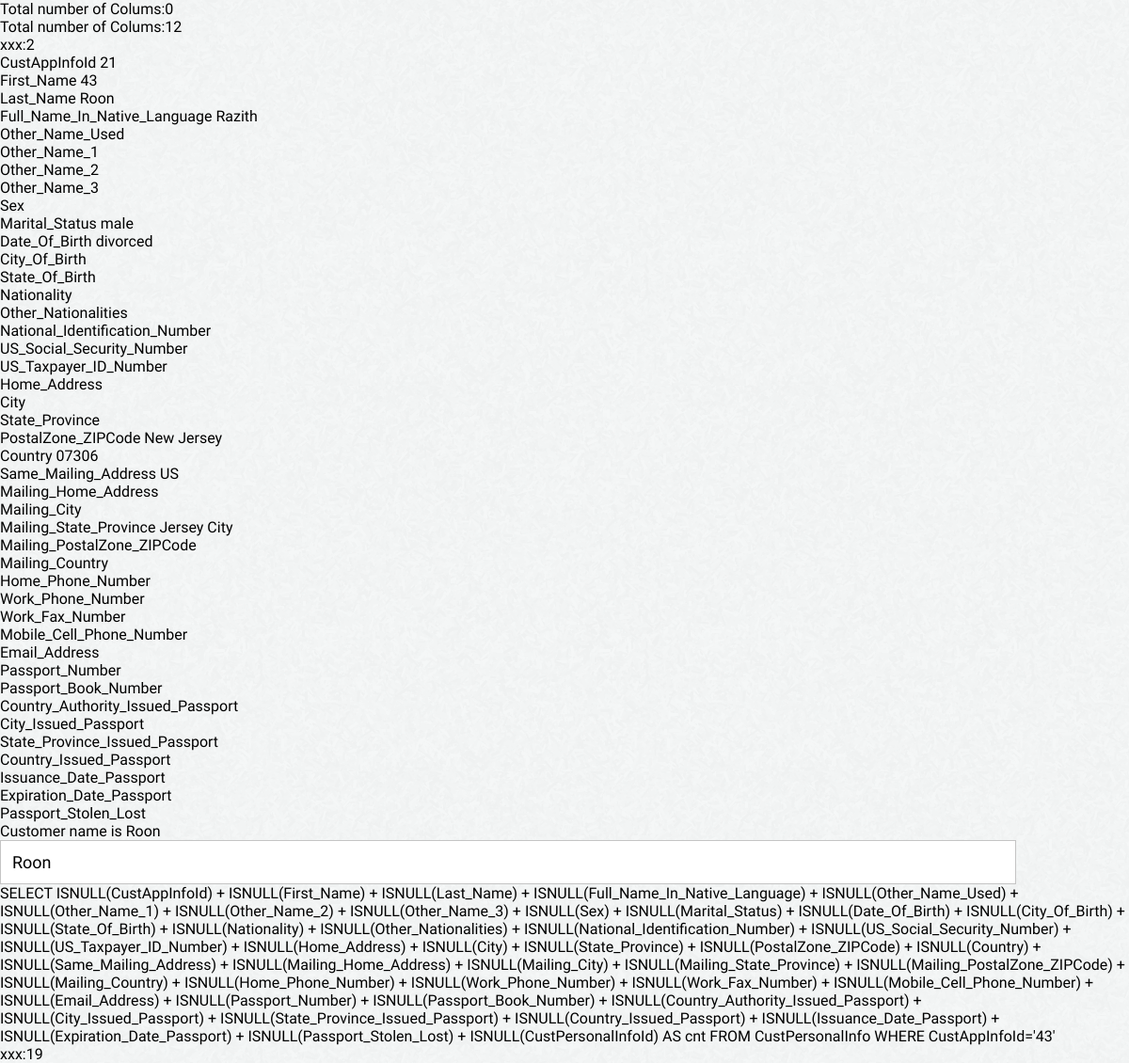
The app's page /archive/form-test.php with its own data.
### tables this page shows
CREATE TABLE `custpersonalinfo` (
  `CustPersonalInfoId` int(11) NOT NULL,
  `CustAppInfoId` int(11) NOT NULL,
  `First_Name` varchar(500) DEFAULT NULL,
  `Last_Name` varchar(500) DEFAULT NULL,
  `Full_Name_In_Native_Language` varchar(500) DEFAULT NULL,
  `Other_Name_Used` varchar(50) DEFAULT NULL,
  `Other_Name_1` varchar(500) DEFAULT NULL,
  `Other_Name_2` varchar(500) DEFAULT NULL,
  `Other_Name_3` varchar(500) DEFAULT NULL,
  `Sex` varchar(50) DEFAULT NULL,
  `Marital_Status` varchar(50) DEFAULT NULL,
  `Date_Of_Birth` varchar(100) DEFAULT NULL,
  `City_Of_Birth` varchar(500) DEFAULT NULL,
  `State_Of_Birth` varchar(500) DEFAULT NULL,
  `Nationality` varchar(500) DEFAULT NULL,
  `Other_Nationalities` varchar(500) DEFAULT 'NULL',
  `National_Identification_Number` varchar(100) DEFAULT NULL,
  `US_Social_Security_Number` varchar(100) DEFAULT NULL,
  `US_Taxpayer_ID_Number` varchar(100) DEFAULT NULL,
  `Home_Address` varchar(500) DEFAULT NULL,
  `City` varchar(200) DEFAULT NULL,
  `State_Province` varchar(200) DEFAULT NULL,
  `PostalZone_ZIPCode` varchar(50) DEFAULT NULL,
  `Country` varchar(500) DEFAULT NULL,
  `Same_Mailing_Address` varchar(50) DEFAULT NULL,
  `Mailing_Home_Address` varchar(500) DEFAULT NULL,
  `Mailing_City` varchar(200) DEFAULT NULL,
  `Mailing_State_Province` varchar(200) DEFAULT NULL,
  `Mailing_PostalZone_ZIPCode` varchar(50) DEFAULT NULL,
  `Mailing_Country` varchar(500) DEFAULT NULL,
  `Home_Phone_Number` varchar(50) DEFAULT NULL,
  `Work_Phone_Number` varchar(50) DEFAULT NULL,
  `Work_Fax_Number` varchar(50) DEFAULT NULL,
  `Mobile_Cell_Phone_Number` varchar(50) DEFAULT NULL,
  `Email_Address` varchar(500) DEFAULT NULL,
  `Passport_Number` varchar(100) DEFAULT NULL,
  `Passport_Book_Number` varchar(100) DEFAULT NULL,
  `Country_Authority_Issued_Passport` varchar(500) DEFAULT NULL,
  `City_Issued_Passport` varchar(200) DEFAULT NULL,
  `State_Province_Issued_Passport` varchar(200) DEFAULT NULL,
  `Country_Issued_Passport` varchar(200) DEFAULT NULL,
  `Issuance_Date_Passport` varchar(100) DEFAULT NULL,
  `Expiration_Date_Passport` varchar(100) DEFAULT NULL,
  `Passport_Stolen_Lost` varchar(50) DEFAULT NULL
);

### archive/form-test.php (the view, shortened to what this page needs)
<?php
    include_once("connect.php");
	$columns =  mysqli_query($dbCon,"SHOW COLUMNS FROM CustPersonalInfo");
	$result2 = mysqli_fetch_row(mysqli_query($dbCon,"SELECT * FROM CustPersonalInfo WHERE CustAppInfoId = '43'"));
	$sql = "SELECT count(*) FROM information_schema.columns WHERE table_schema = 'autumn' AND table_name = 'CustPersonalInfo'";
	$numColumns = mysqli_fetch_array(mysqli_query($dbCon,$sql));
	$sql2="SELECT
	ISNULL(CustPersonalInfoId) +
	ISNULL(First_Name) +
	ISNULL(Last_Name) +
	ISNULL(Other_Name_Used) +
	ISNULL(Other_Name_1) +
	ISNULL(Other_Name_3)
	AS cnt
	FROM CustPersonalInfo
	WHERE CustAppInfoId='43'";
	$result= mysqli_query($dbCon,$sql2);
	$row2 = mysqli_fetch_array($result);
	$i=0;
	$txt = "SELECT ";
?>
<!DOCTYPE html>
<html>
	<head>
		<link rel="stylesheet" type="text/css" href="styles/main.css">
	</head>
	<body>
	<?php
		echo "Total number of Colums:".$numColumns[0]."<br/>";
		echo "Total number of Colums:".sizeof(mysqli_fetch_array($columns))."<br/>";
		echo "xxx:".$row2['cnt']."<br/>";
		while($row = mysqli_fetch_array($columns)){
			echo $row['Field']." ".$result2[$i]."<br>";
			$cust[$row['Field']] = $result2[$i];
			$txt = $txt."ISNULL(".$row['Field'].") + ";
			$i++;
		}
		$txt=$txt." ISNULL(CustPersonalInfoId) AS cnt FROM CustPersonalInfo WHERE CustAppInfoId='43'";
		echo "Customer name is " . $cust['Last_Name'];
	?>
	<input type="text" name="myField1" value="<?php echo isset($cust['Last_Name']) ? $cust['Last_Name'] : '' ?>" />
	<?php
		echo $txt;
		$result3= mysqli_query($dbCon,$txt);
		$row3 = mysqli_fetch_array($result3);
		echo "<br/>xxx:".$row3['cnt']."<br/>";
	?>
	</body>
</html>

### styles/main.css (style rules this page uses)
html, body, div, button, input, span, applet, object, iframe, h1, h2, h3, h4, h5, h6, p, blockquote, pre, a, abbr, acronym, address, big, cite, code, del, dfn, em, img, ins, kbd, q, s, samp, small, strike, strong, sub, sup, tt, var, b, u, i, center, dl, dt, dd, ol, ul, li, fieldset, form, label, legend, table, caption, tbody, tfoot, thead, tr, th, td, article, aside, canvas, details, embed, figure, figcaption, footer, header, hgroup, menu, nav, output, ruby, section, summary, time, mark, audio, video { border: 0 none; font: inherit; margin: 0; padding: 0; vertical-align: baseline; font-family: 'Raleway', sans-serif; font-weight: 400; }
*, *:after, *:before { margin: 0; -webkit-box-sizing: border-box; -moz-box-sizing: border-box; box-sizing: border-box; }
body { background: url('../images/paper_fibers.png'); }

### styles/elements/form.css (style rules this page uses)
input[type="text"], input[type="password"] { display: block; margin: 0; width: 90%; font-size: 18px; padding:12px 12px; -webkit-appearance: none; -moz-appearance: none; appearance: none; -webkit-box-shadow: none; -moz-box-shadow: none; box-shadow: none; -webkit-border-radius: none; -moz-border-radius: none; -ms-border-radius: none; -o-border-radius: none; border-radius: none; border: 1px solid #c4c4c4; }

### styles/elements/vars.css (style rules this page uses)
:root { --brand-primary: #243248; --brand-secondary: #FDBD62; --brand-accent: #F6e8c5; --brand-alert: #D45449; --test:#fff; }

### records on screen
custpersonalinfo: CustPersonalInfoId "21", CustAppInfoId "43", First_Name "Roon", Last_Name "Razith", Sex "male", Marital_Status "divorced", State_Province "New Jersey", PostalZone_ZIPCode "07306", Country "US", Mailing_City "Jersey City", myField1 "Roon"

### other values on screen
$numColumns[0] "0"
sizeof(mysqli_fetch_array($columns)) "12"
$row2['cnt'] "2"
$row['Field'] "CustAppInfoId"
$row['Field'] "First_Name"
$row['Field'] "Last_Name"
$row['Field'] "Full_Name_In_Native_Language"
$row['Field'] "Other_Name_Used"
$row['Field'] "Other_Name_1"
$row['Field'] "Other_Name_2"
$row['Field'] "Other_Name_3"
$row['Field'] "Sex"
$row['Field'] "Marital_Status"
$row['Field'] "Date_Of_Birth"
$row['Field'] "City_Of_Birth"
